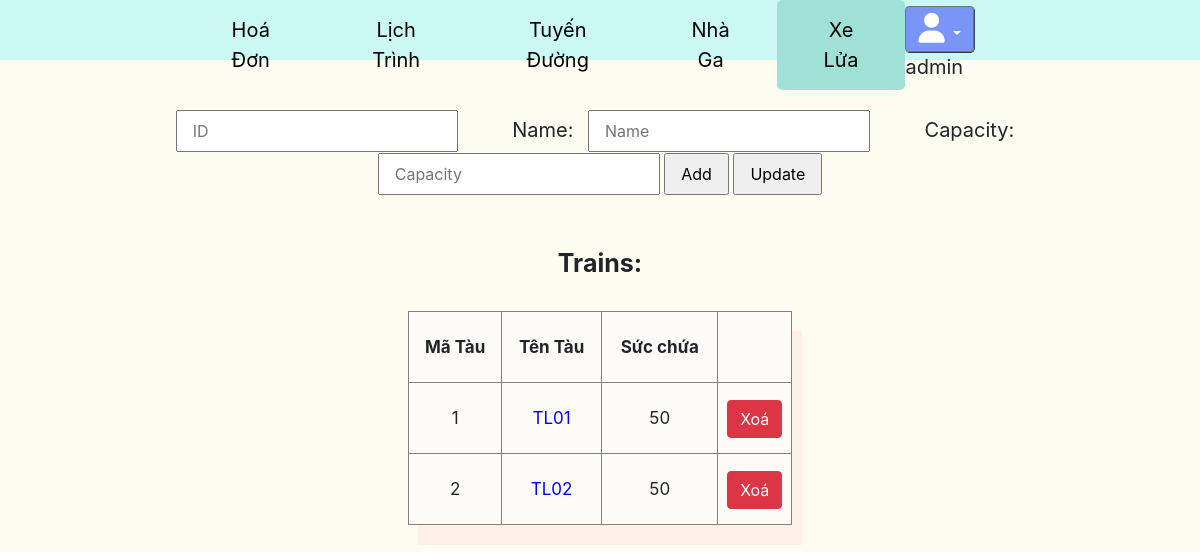
The app's page /trains/ (signed in), older data.
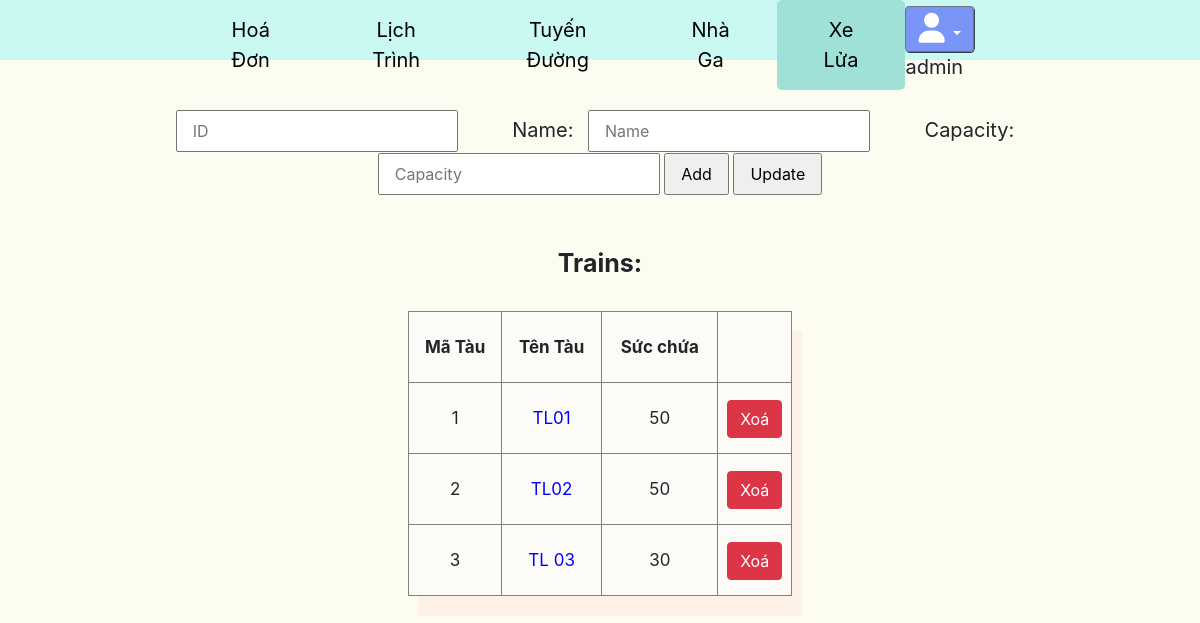
The same page, newer data.
### core/models.py (models this page shows, shortened)
class Train(models.Model):
    name = models.CharField(default = "", max_length = 50)
    capacity = models.IntegerField(default = 50)
    place = models.CharField(default = "", max_length = 255, null=True,blank=True)

### core/views.py (the view, shortened to what this page needs)
# urls.py: path('trains/', Trains.as_view() , name='trains'),
@method_decorator(staff_member_required, name='dispatch')
class Trains(View):
    def get(self,request):
        trains = Train.objects.all()
        context = {
            'trains':trains,
        }
        return render(request, 'core/trains.html',context)

### core/templates/core/trains.html (shortened to what this page needs)
{% extends 'core/base_manage.html' %} {% load static %} {% block head %}
<link rel="stylesheet" href="{% static 'css/RTT.css' %}" />
{% endblock head %} {% block contain %}
<div class="main">
  <form action="" method="post">
    <input id="ip_slug" type="text" name='slug' placeholder="ID" readonly/>
    <label for="name">Name: </label>
    <input id="ip_name" type="text" name="name" required placeholder="Name"/>
    <label for="capacity">Capacity: </label>
    <input id="ip_capacity" type="number" name="capacity" required placeholder="Capacity"/>
    <input type="submit" name='add' value="Add" />
    <input type="submit" name='update' value="Update" />
  </form>
  <fieldset>
    <legend id="myLegend">Trains:</legend>
    <table border="1px solid gray">
      <tr border="1px solid gray">
        <th style="padding: 5px">Mã Tàu</th>
        <th style="padding: 5px">Tên Tàu</th>
        <th style="padding: 5px">Sức chứa</th>
        <th style="padding: 5px"></th>
      </tr>
      {% for train in trains %}
      <tr border="1px solid gray">
        <td class='slug' style="padding: 5px">{{train.id}}</td>
        <td class="name" style="padding: 5px;cursor: pointer;color:blue">{{train.name}}</td>
        <td style="padding: 5px">{{train.capacity}}</td>
        <td style="padding: 0px"><a class="btn btn-danger" href="{% url 'delete-train' train.id %}">Xoá</a></td>
      </tr>
      {% endfor %}
    </table>
  </fieldset>
</div>
{% endblock contain %}

Row changes from the older to the newer data that the page shows:
added Train: id "3", name "TL 03", capacity "30"
